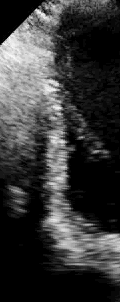
#> input picture SmallImage/1.png, 120 x 302 px
$ python preprocess.py
#> lines starting #> are read from the running program, lines starting #| are printed output that depends on the picture; after the words box and inside, x2 and y2 are one past the last pixel; in counts of white or black regions, pixels touching at a corner belong together
### MaUtilities.py
# -*- coding: utf-8 -*-
"""
Created on Mon Apr 10 10:01:45 2017

@author: ma

A utilities library for simple data process.
"""

import matplotlib.pyplot as plt
import numpy as np
from PIL import Image, ImageDraw
from scipy import signal

image_path = './IU22Frame/%d.png'
save_path = "./IU22Result/%d.png"

# amplify a image(array) using bilinear interpolation.
# [8 lines left out: function BilinearInterpolation, not called in this run]

'''
# add a Hann window to feature.
def hann2D(feature):
    assert feature.shape[:2] == (224, 224), "Hann2D : feature must be (224, 224)."
    window = signal.hann(224 * 224).reshape((224, 224))
    if len(feature.shape) == 3:
        window = copy_2D_to_3D(window, feature.shape[-1])
        return feature * window * window.transpose(1, 0, 2)
    if len(feature.shape) == 2:
        return feature * window * window.transpose()
'''

# add a Hann window to feature.
# [8 lines left out: function hann2D, not called in this run]

# Translate an image file to an numpy array.
def image_to_array(file_name):
    # RGB
    if type(file_name) == int:
        file_name = image_path % file_name
    image = Image.open(file_name)
    return np.asarray(image)[..., 0: 3]

# [15 lines of commented-out code are left out]

# [12 lines left out: function save_rected_image, not called in this run]

# Display images. Support the number of frames and filename and array. When given a coordinate tuple behind a valid type,
# the function will draw an rectangle on last image centering at the coordinate.
def display(*input):
    plt.figure('Display')
    #image_tobe_saved = []

    num_rect = 0
    for i in range(len(input)):
        if type(input[i]) == tuple:
            num_rect += 1
    num_image = len(input) - num_rect
    assert num_image < 10, "The number of images must smaller than 10."
    marked_image = 0
    for i in range(len(input)):
        if type(input[i]) == tuple:
            assert i is not 0, "Rect must draw on an existed image."
            marked_image += 1
            position = 100 + 10 * num_image + i + 1 - marked_image
            current_image = plt.subplot(position)
            center = input[i]
            width = 20
            rect = plt.Rectangle((center[1] - width//2, center[0] - width//2), width, width,
                                 linewidth = 1, alpha = 1, facecolor = 'none', edgecolor = 'yellow')
            current_image.add_patch(rect)
            print(input[i])
            continue

        position = 100 + 10 * num_image + i + 1 - marked_image
        plt.subplot(position)

        if type(input[i]) == np.ndarray:
            plt.imshow(input[i])
            #image_tobe_saved += input([i])
        else:
            path = None
            if type(input[i]) == int:
                path = image_path % input[i]
            elif type(input[i]) == str:
                path = input[i]
            else:
                raise TypeError('Unsupport type')
            plt.imshow(image_to_array(path))
#> in image_to_array, image is the input picture: PIL image 120x302 RGB; min 0, max 248, mean 56.9
            #image_tobe_saved += image_to_array(path)
    plt.show()

    #return image_tobe_saved

# Resize an array to 'new_shape' using bilinear interpolation.
# [8 lines left out: function resize_image, not called in this run]

    #return np.expand_dims(image, axis = 0)

# Return the indice of the greatest element in a tensor.
def get_argmax_pos(a):
    return np.int64(np.transpose(np.where(a == np.max(a)))[0])

# Return an Gaussian matrix of 'shape' whose center is 'center'(x, y).
# [9 lines left out: function Gaussian_2D, not called in this run]

# Judge equality of two same-shape array ignoring of tiny difference.
def is_equal(a, b):
    assert a.shape == b.shape, "Two arrays must be the same shape."
    return np.sum(abs(a - b)) < 0.000001


# Return a cropped array whose shape is 'shape' & given center. Support string of file name & array.
# [22 lines left out: function crop_image, not called in this run]

# Given a shape, return its center coordinate(tuple).
def get_shape_center(shape):
    return (shape[0] // 2, shape[1] // 2)

# For a cube-shape tensor, compression to a 2D array by summerizing each layer.
def summerize_each_layer(cube):
    assert len(cube.shape) == 3, "Cube must be 3dim."
    return np.sum(cube, axis = 2)

# Return a 3D array copyed from a 2D array i.e. Pile up num_layers 2D arrays.
def copy_2D_to_3D(array_2D, num_layers):
    return np.tile(array_2D, (num_layers, 1, 1)).transpose((1, 2, 0))

# Print detail info of the given np_array.
def show_detail(np_array, comment=None):
    print(comment, "shape:", np_array.shape, "dtype:", np_array.dtype, "max:", np.max(np_array), "min:", np.min(np_array))

### preprocess.py
#encoding:utf-8

#
#图像二值化及反转
#
#(0, 0) --> (35, 161) set to 0
import numpy as np
import cv2
import MaUtilities as mu
from PIL import Image
mu.display("SmallImage/1.png")
for i in range(1, 221):
    image = cv2.imread("SmallImage/%d.png" % i)
    for x in range(161):
        for y in range(30):
            image[x][y] = 0
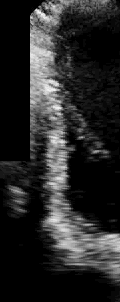
#> image: shape (302, 120, 3); 10.94% of pixels changed, all inside (x1, y1, x2, y2) = (0, 11, 30, 161)
    image = cv2.cvtColor(image, cv2.COLOR_BGR2GRAY)#将图像转为灰色
#> image: shape (302, 120)
    mu.show_detail(image)
#| None shape: (302, 120) dtype: uint8 max: 248 min: 0
    blurred = cv2.GaussianBlur(image, (5, 5), 0)#高斯滤波
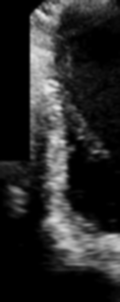
#> blurred: shape (302, 120); min 0, max 231, mean 40.7
    #mu.display(blurred)
    (T, thresh) = cv2.threshold(blurred, 100, 255, cv2.THRESH_BINARY)#阈值化处理，阈值为：155
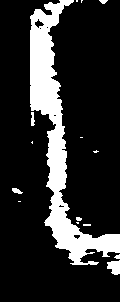
#> thresh: shape (302, 120); 17.6% white; 15 white regions (8 under 20 px), largest, box (x1, y1, x2, y2) and area: (30, 0, 120, 265) 6056, (107, 260, 120, 275) 144, (31, 112, 35, 126) 42
#> (the run stopped early here; a loop or call above may not have finished)
